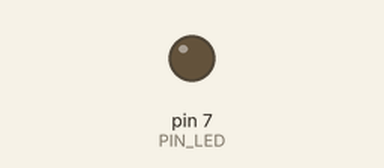
This sketch was run on a simulated Arduino Uno, built with avr-gcc and run on an emulated ATmega328P. Parts: output pins drawn as LEDs (lit = HIGH). Dashed ring = blinking. At 2.0 s the program stops and its outputs stay as they are.

Above: at 0.5 s.
At 1.85 s:
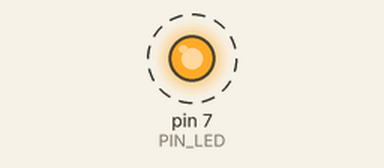
Timing chart, 0 to 3.0 s (numbered marks = the images above):
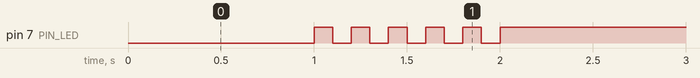

The sketch:

05_practice_2.ino
```cpp
#define PIN_LED 7
unsigned int count,toggle;

void setup() {
  // put your setup code here, to run once:
  pinMode(PIN_LED , OUTPUT)
  ;Serial.begin(115220);

}

void loop() {
  digitalWrite(PIN_LED, LOW);
  delay(1000);
  for (int j=1; j<6; j++){;
    digitalWrite(PIN_LED,HIGH);
    delay(100);
    digitalWrite(PIN_LED, LOW);
    delay(100);
  }
  digitalWrite(PIN_LED,HIGH);
  while(1){};
}

int toggle_state(int toggle){
  if(toggle==1)
    return 0;
  else return 1;
    return toggle;
}
```

Measured:
- by itself, pin 7 (PIN_LED): alternates HIGH for 0.10 s and LOW for 0.10 s, 11 changes in all, then stays HIGH
